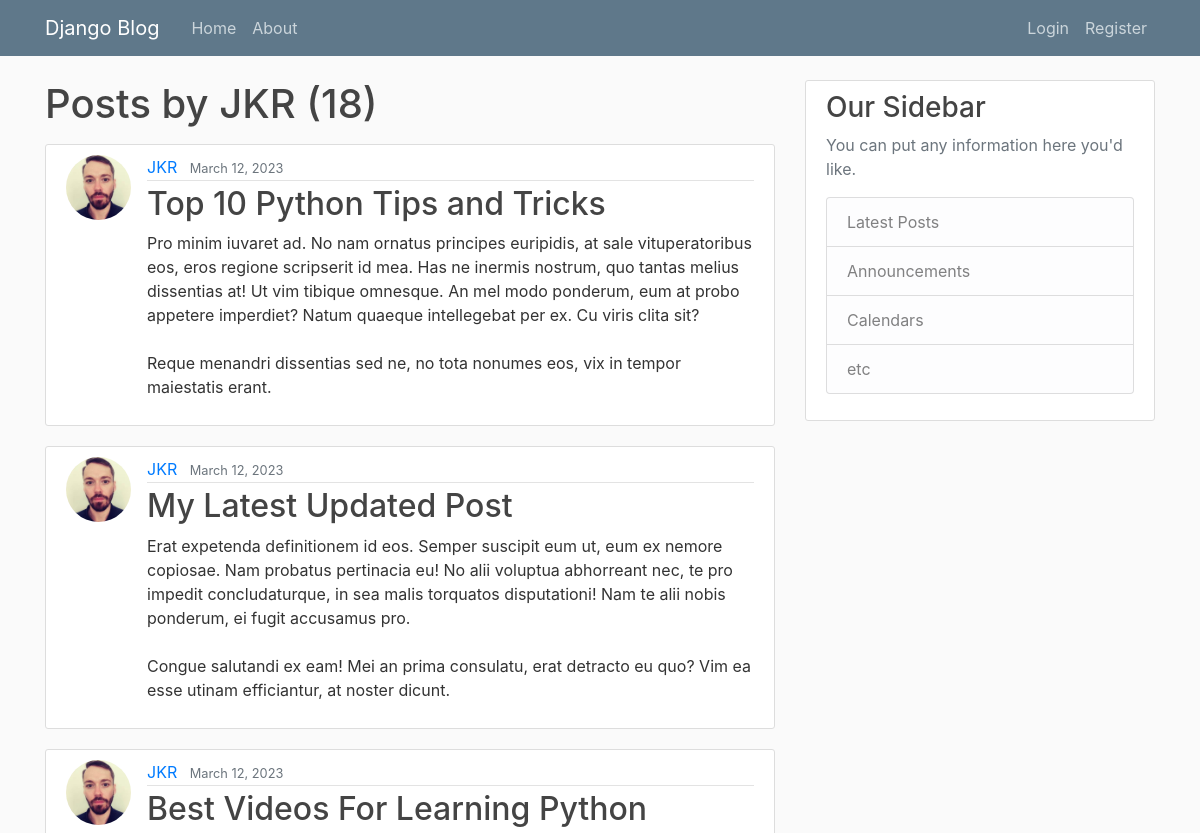
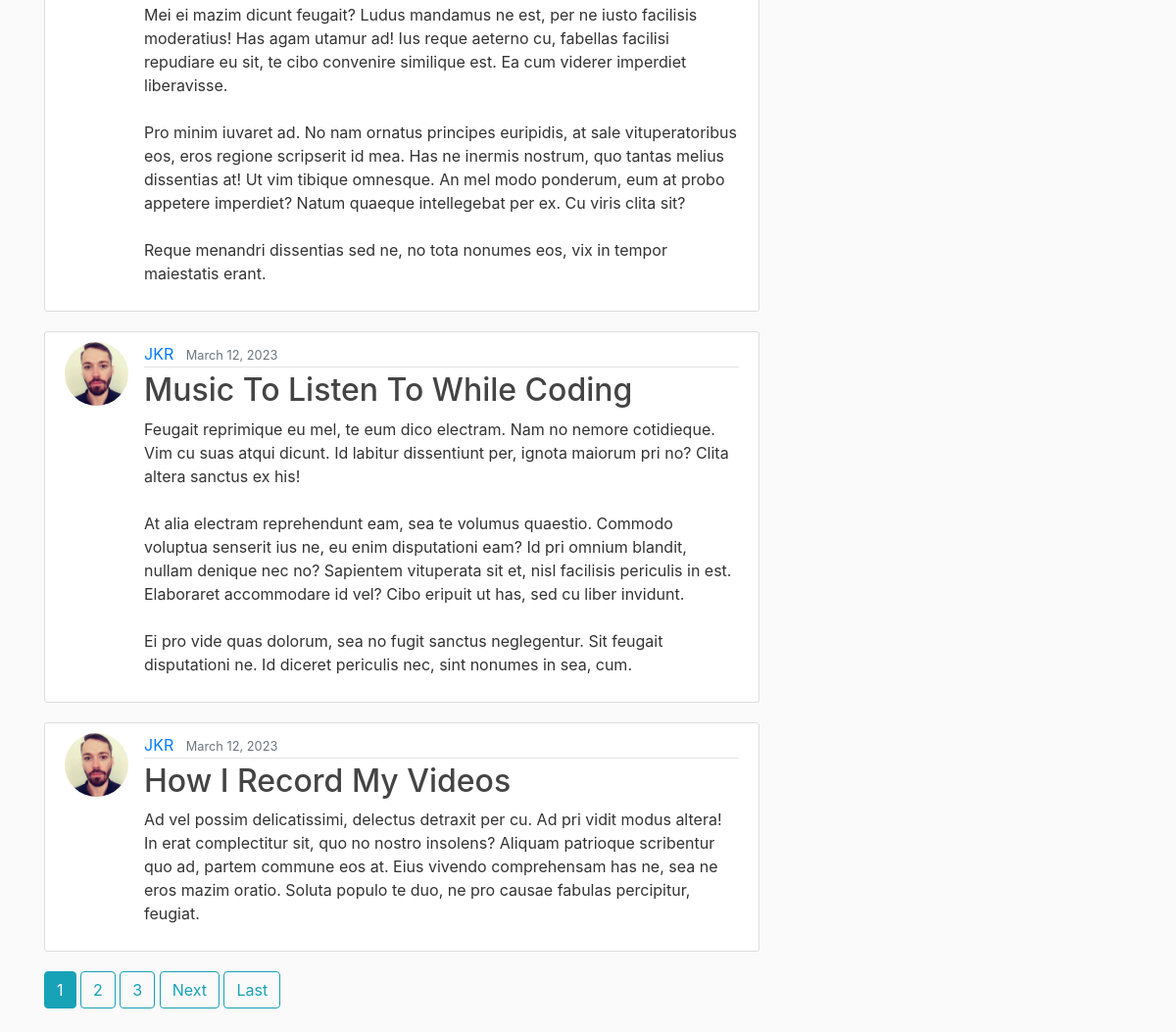
Screenshot of /user/JKR with the database file from the repository (2 pictures, top to bottom).
### blog/models.py (models this page shows, shortened)
class Post(models.Model):
    title = models.CharField(max_length=100)
    content = models.TextField()
    date_posted = models.DateTimeField(default=timezone.now)
    author = models.ForeignKey(User, on_delete=models.CASCADE)

### users/models.py (models this page shows, shortened)
class Profile(models.Model):
    user = models.OneToOneField(User, on_delete=models.CASCADE)
    image = models.ImageField(upload_to='profile_pics')

### blog/views.py (the view)
# urls.py: path('user/<str:username>', UserPostListView.as_view(), name='user-posts'),
class UserPostListView(ListView):
    model = Post
    template_name = 'blog/user_posts.html' # <app>/<model>_<viewtype>.html
    context_object_name = 'posts'
    ordering = ['-date_posted'] #lze smazat po přidání metody get_query_ser
    paginate_by = 5
    def get_queryset(self):
        user = get_object_or_404(User, username=self.kwargs.get('username'))
        return Post.objects.filter(author=user).order_by('-date_posted')

### blog/templates/blog/user_posts.html (shortened to what this page needs)
{% extends "blog/base.html" %}
{% block content %}
    <h1 class="mb-3"> Posts by {{ view.kwargs.username }} ({{ page_obj.paginator.count }}) </h1>
    {% for post in posts %}
        <article class="media content-section">
            <img class="rounded-circle article-img" src="{{ post.author.profile.image.url }}">
            <div class="media-body">
            <div class="article-metadata">
                <a class="mr-2" href="{% url 'user-posts' post.author.username %}">{{ post.author }}</a>
                <small class="text-muted">{{ post.date_posted|date:"E d, Y" }}</small>
            </div>
            <h2><a class="article-title" href="{% url 'post-detail' post.id %}">{{ post.title }}</a></h2>
            <p class="article-content">{{ post.content }}</p>
            </div>
        </article>
    {% endfor %}
    {% if is_paginated %}
        {% for num in page_obj.paginator.page_range %}
            {% if page_obj.number == num %}
                <a class="btn btn-info mb-4" href="?page={{ num }}"> {{ num }} </a>
            {% elif num > page_obj.number|add:'-3' and num < page_obj.number|add:'3' %}
                <a class="btn btn-outline-info mb-4" href="?page={{ num }}"> {{ num }} </a>
            {% endif %}
        {% endfor %}
        {% if page_obj.has_next %}
        <a class="btn btn-outline-info mb-4" href="?page={{ page_obj.next_page_number }}"> Next </a>
        <a class="btn btn-outline-info mb-4" href="?page={{ page_obj.paginator.num_pages }}"> Last</a>
       {% endif %}
    {% endif %}
{% endblock content %}

### blog/static/blog/main.css (style rules this page uses)
body { background: #fafafa; color: #333333; margin-top: 5rem; }
h1, h2, h3, h4, h5, h6 { color: #444444; }
.content-section { background: #ffffff; padding: 10px 20px; border: 1px solid #dddddd; border-radius: 3px; margin-bottom: 20px; }
.article-title { color: #444444; }
.article-content { white-space: pre-line; }
.article-img { height: 65px; width: 65px; margin-right: 16px; }
.article-metadata { padding-bottom: 1px; margin-bottom: 4px; border-bottom: 1px solid #e3e3e3 }

### rows the page displays
Post: author.profile.image (picture), author "JKR", date_posted "March 12, 2023", title "Top 10 Python Tips and Tricks", content "Pro minim iuvaret ad. No nam ornatus principes euripidis, at sale vituperatoribus eos, eros regione scripserit id mea. Has ne inermis nostrum, quo tantas melius dissentias at! Ut vim tibique omnesque. An mel modo ponderum, eum at probo appetere imperdiet? Natum quaeque intellegebat per ex. Cu viris clita sit? Reque menandri dissentias sed ne, no tota nonumes eos, vix in tempor maiestatis erant."
Post: author.profile.image (picture), author "JKR", date_posted "March 12, 2023", title "My Latest Updated Post", content "Erat expetenda definitionem id eos. Semper suscipit eum ut, eum ex nemore copiosae. Nam probatus pertinacia eu! No alii voluptua abhorreant nec, te pro impedit concludaturque, in sea malis torquatos disputationi! Nam te alii nobis ponderum, ei fugit accusamus pro. Congue salutandi ex eam! Mei an prima consulatu, erat detracto eu quo? Vim ea esse utinam efficiantur, at noster dicunt."
Post: author.profile.image (picture), author "JKR", date_posted "March 12, 2023", title "Best Videos For Learning Python", content "Mei ei mazim dicunt feugait? Ludus mandamus ne est, per ne iusto facilisis moderatius! Has agam utamur ad! Ius reque aeterno cu, fabellas facilisi repudiare eu sit, te cibo convenire similique est. Ea cum viderer imperdiet liberavisse. Pro minim iuvaret ad. No nam ornatus principes euripidis, at sale vituperatoribus eos, eros regione scripserit id mea. Has ne inermis nostrum, quo tantas melius dissentias at! Ut vim tibique omnesque. An mel modo ponderum, eum at probo appetere imperdiet? Natum quaeque intellegebat per ex. Cu viris clita sit? Reque menandri dissentias sed ne, no tota nonumes eos, vix in tempor maiestatis erant."
Post: author.profile.image (picture), author "JKR", date_posted "March 12, 2023", title "Music To Listen To While Coding", content "Feugait reprimique eu mel, te eum dico electram. Nam no nemore cotidieque. Vim cu suas atqui dicunt. Id labitur dissentiunt per, ignota maiorum pri no? Clita altera sanctus ex his! At alia electram reprehendunt eam, sea te volumus quaestio. Commodo voluptua senserit ius ne, eu enim disputationi eam? Id pri omnium blandit, nullam denique nec no? Sapientem vituperata sit et, nisl facilisis periculis in est. Elaboraret accommodare id vel? Cibo eripuit ut has, sed cu liber invidunt. Ei pro vide quas dolorum, sea no fugit sanctus neglegentur. Sit feugait disputationi ne. Id diceret periculis nec, sint nonumes in sea, cum."
Post: author.profile.image (picture), author "JKR", date_posted "March 12, 2023", title "How I Record My Videos", content "Ad vel possim delicatissimi, delectus detraxit per cu. Ad pri vidit modus altera! In erat complectitur sit, quo no nostro insolens? Aliquam patrioque scribentur quo ad, partem commune eos at. Eius vivendo comprehensam has ne, sea ne eros mazim oratio. Soluta populo te duo, ne pro causae fabulas percipitur, feugiat."

### other values shown
{{ view.kwargs.username }} "JKR"
{{ page_obj.paginator.count }} "18"
{{ num }} "1"
{{ num }} "2" "3"
